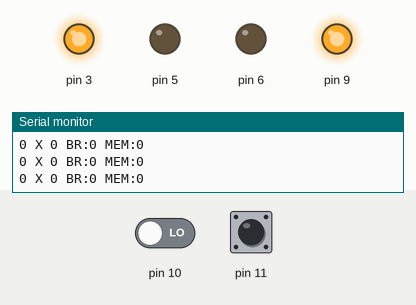
A sketch run on a simulated Arduino Uno, built with avr-gcc and run on an emulated ATmega328P. Parts: output pins drawn as LEDs (lit = HIGH), the last lines printed to the serial monitor. Dashed ring = blinking. Inputs (shaded band) come from the test bench; at power-on: pin 10 LOW, pin 11 LOW. Random numbers use the default seed unless the sketch sets one.

Above: at 1.2 s.
1.3 s: pin 10 driven HIGH
At 3.3 s:
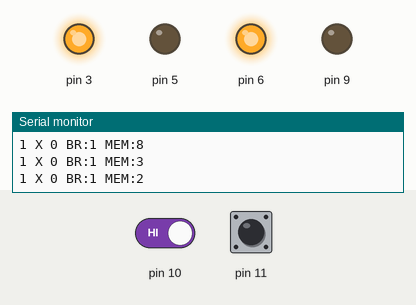
At 3.9 s:
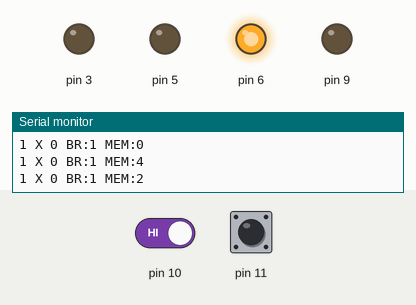
4.3 s: pin 11 driven HIGH
7.3 s: pin 11 driven LOW
10.3 s: pin 10 driven LOW
13.3 s: pin 11 pulsed HIGH 2 times (0.12 s each, 0.3 s apart)
At 13.67 s:
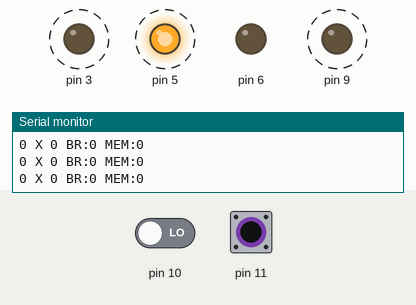
Timing chart, 0 to 16.3 s (numbered marks = the images above; inputs shaded):
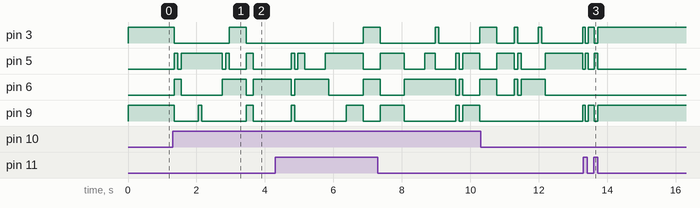

The sketch:

HTR-MLproto.ino
```cpp
int LeftBumperStatus = 0;
int RightBumperStatus = 0;
int BumperBumped = 0;
int LastBumperBumped = 0;

int LastActionPerformed = 0;

int MEMORY[11][2][2] = {0};  //LastActionPerformed, LeftBumperStatus, RightBumperStatus
int PreviousMemoryAction = 0;
int PreviousLeftBumperStatus = 0;
int PreviousRightBumperStatus = 0;

bool BadRobot = false;
bool ResumeState = true;

unsigned long NotGoingForwardTimer = 0;
unsigned long BumperHitTimer = 0;

void PerformAction(int action)
{
  BadRobot = false;
  LastActionPerformed = action;

  switch (action)
  {
    case 0:
      Resume();
      ResumeState = true;
      break;

    case 1:
      SpinLeft(100);
      break;

    case 2:
      SpinRight(100);
      break;

    case 3:
      BackLeft(100);
      break;

    case 4:
      BackRight(100);
      break;

    case 5:
      SpinLeft(500);
      break;

    case 6:
      SpinRight(500);
      break;

    case 7:
      BackLeft(500);
      break;

    case 8:
      BackRight(500);
      break;

    case 9:
      Backup(100);
      break;

    case 10:
      Backup(500);
      break;
  }
}
//MOVEMENT Functions
void SpinLeft(int Duration)
{
  digitalWrite(3,1);    //Right Motor Forward Pin
  digitalWrite(9,0);    //Left Motor Forward Pin
  digitalWrite(5,0);    //Right Motor Reverse Pin
  digitalWrite(6,1);    //Left Motor Reverse Pin

  delay(Duration);
}

void SpinRight(int Duration)
{
  digitalWrite(3,0);    //Right Motor Forward Pin
  digitalWrite(9,1);    //Left Motor Forward Pin
  digitalWrite(5,1);    //Right Motor Reverse Pin
  digitalWrite(6,0);    //Left Motor Reverse Pin

  delay(Duration);
}

void BackRight(int Duration)
{
  digitalWrite(3,0);    //Right Motor Forward Pin
  digitalWrite(9,0);    //Left Motor Forward Pin
  digitalWrite(5,1);    //Right Motor Reverse Pin
  digitalWrite(6,0);    //Left Motor Reverse Pin

  delay(Duration);
}

void BackLeft(int Duration)
{
  digitalWrite(3,0);    //Right Motor Forward Pin
  digitalWrite(9,0);    //Left Motor Forward Pin
  digitalWrite(5,0);    //Right Motor Reverse Pin
  digitalWrite(6,1);    //Left Motor Reverse Pin

  delay(Duration);
}

void Backup(int Duration)
{
  digitalWrite(3,0);    //Right Motor Forward Pin
  digitalWrite(9,0);    //Left Motor Forward Pin
  digitalWrite(5,1);    //Right Motor Reverse Pin
  digitalWrite(6,1);    //Left Motor Reverse Pin

  delay(Duration);
}

void Resume()
{
  digitalWrite(3,1);    //Right Motor Forward Pin
  digitalWrite(9,1);    //Left Motor Forward Pin
  digitalWrite(5,0);    //Right Motor Reverse Pin
  digitalWrite(6,0);    //Left Motor Reverse Pin

  NotGoingForwardTimer = millis();
}

void setup()
{
  Serial.begin(9600);
  pinMode (3,OUTPUT);
  pinMode(5,OUTPUT);
  pinMode(6,OUTPUT);
  pinMode(9, OUTPUT);

  pinMode(10, INPUT);
  pinMode(11, INPUT);

}

void loop()
{
  LeftBumperStatus = digitalRead(10);
  RightBumperStatus = digitalRead(11);

  if (LeftBumperStatus == 1)
    BumperBumped = 0;

  if (RightBumperStatus == 1)
    BumperBumped = 1;

  //Bad Robot Conditions

  if (millis() - NotGoingForwardTimer > 1250)
    BadRobot = true;

  if (LeftBumperStatus == 1 || RightBumperStatus == 1)
  {
    if (millis() - BumperHitTimer < 1500)
      if (BumperBumped == LastBumperBumped)
        BadRobot = true;

    BumperHitTimer = millis();

    LastBumperBumped = BumperBumped;
  }

  if (PreviousMemoryAction == 0 && LeftBumperStatus == 0 && RightBumperStatus == 0 && MEMORY[LastActionPerformed][LeftBumperStatus][RightBumperStatus] != 0)
    BadRobot = true;

  Serial.print(LeftBumperStatus);
  Serial.print(" X ");
  Serial.print(RightBumperStatus);
  Serial.print(" BR:");
  Serial.print(BadRobot);
  Serial.print(" MEM:");
  Serial.println(MEMORY[LastActionPerformed][LeftBumperStatus][RightBumperStatus]);


  //Learning:
  if (BadRobot)
    MEMORY[PreviousMemoryAction][PreviousLeftBumperStatus][PreviousRightBumperStatus] = random(0,10);

  //Select Next Action
  PerformAction(MEMORY[LastActionPerformed][LeftBumperStatus][RightBumperStatus]);


  //Update Previous Actions
  PreviousMemoryAction = LastActionPerformed;
  PreviousLeftBumperStatus = LeftBumperStatus;
  PreviousRightBumperStatus = RightBumperStatus;


}
```

Measured:
- after the input at 1.3 s, pin 3: HIGH → LOW after 0.06 s, → HIGH 1.6 s later, → LOW 0.50 s later; pin 5: LOW → HIGH after 0.06 s, → LOW 0.10 s later, → HIGH 0.10 s later, → LOW 1.2 s later, … (8 changes in this stretch)
- after the input at 10.3 s, pin 9: LOW → HIGH after 3.0 s
- after the input at 13.3 s, pin 3, pin 9: alternates HIGH for 0.18 s and LOW for 0.10 s, 4 changes in all, then stays HIGH, starting after 0.05 s; pin 5: alternates HIGH for 0.10 s and LOW for 0.18 s, 4 changes in all, then stays LOW, starting after 0.05 s
